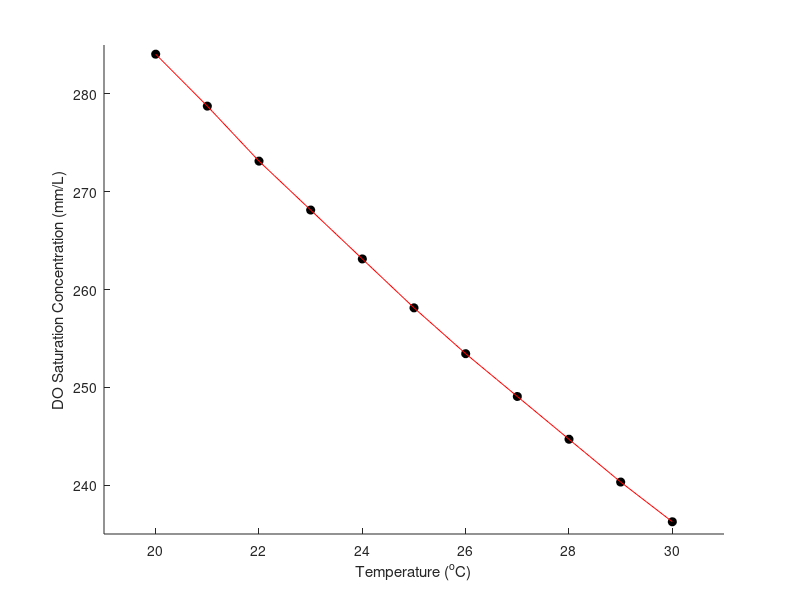

Write the MATLAB code that produced this figure. (Note: this script raises an error after producing the figure.)
% RBR_DO_Cal_June2022.m
% 29 June 2022

clear
more off

%%%%%%%%%%%%%%%%%%%%%%%%%%
%%% O2 Saturation Data %%%
%%%%%%%%%%%%%%%%%%%%%%%%%%

%%% O2 Saturation Data (temperature and corresponding concentration)
Tsat = [20:1:30] ;
DOsatmgL = [9.09 8.92 8.74 8.58 8.42 8.26 8.11 7.97 7.83 7.69 7.56] ;
DOsatmmL = (DOsatmgL/32)*1000 ; %%% Converting to umol/L

%%% Displaying O2 Saturation Data
figure();
hold on
plot(Tsat,DOsatmmL,'ko','MarkerFaceColor','k') ;
axis([19 31 235 285]) ;
xlabel('Temperature (^oC)');
ylabel('DO Saturation Concentration (mm/L)');

%%% Interpolating to fill temperature values
temp_interp = 20:0.1:30;
DO_interp = interp1(Tsat, DOsatmmL, temp_interp);
plot(temp_interp, DO_interp, 'r');

%%
%%%%%%%%%%%%%%%%%%%
%%% First Trial %%%
%%%%%%%%%%%%%%%%%%%

%%% load the data (first trial)
load 011721_20220627_1425.mat
T1 = RBR.data(:,2) ; %%% Temperature data
DO11 = RBR.data(:,1) ; %%% DO data
DO21 = RBR.data(:,12) ; %%% DO data (different unit)
tm1 = (1/6)*(0:1:length(T1)-1)' ; %%% Creating time vector

%%% Used to calculate e-folding time scale
nn = find((tm1>=750).*(tm1<=850)) ;
DO0 = mean(DO11(nn)) ;
t1 = 562 ;
t2 = 700 ;
nn = find((tm1>=t1).*(tm1<=t2)) ;

%%% Used to calculate scaling factor
t1_scaling = 435;
t2_scaling = 480;
mm = find((tm1>=t1_scaling).*(tm1<=t2_scaling));
mean_temp = mean(T1(mm));
mean_DO = mean(DO11(mm));

mean_DO_sat = interp1(Tsat, DOsatmmL, mean_temp);

disp('The Trial 1 scaling factor is ' + string(mean_DO_sat/mean_DO));

%%% Displaying data from Trial 1
figure('Renderer', 'painters', 'Position', [100 100 1000 700]);
sgtitle('First Trial')

%%% Temperature subplot
ax1 = subplot(2,1,1) ;
hold on
plot(tm1,T1,'k') ;
xline(t1, 'g')
xline(t2, 'r')
xline(t1_scaling, '--g')
xline(t2_scaling, '--r')
ylabel('Temperature (^oC)')

%%% DO subplot
ax2 = subplot(2,1,2) ;
hold on
plot(tm1,DO11,'k') ;
xline(t1, 'g')
xline(t2, 'r')
xline(t1_scaling, '--g')
xline(t2_scaling, '--r')
ylabel('DO (\mu mol/L)')
xlabel('time (s)')

linkaxes([ax1 ax2], 'x');

%%% Displaying data for e-folding time scale
figure();
plot(tm1(nn)-t1,log(DO11(nn)-DO0),'k')
hold on
x = tm1(nn)-t1;
%plot(x, log(DO11(nn(1)))-x./21, 'r')
p = polyfit(x, log(DO11(nn)-DO0), 1);
f = polyval(p, x);
plot(x, f, 'b');
xlabel('time (s)');

disp('The Trial 1 e-folding time scale is ' + string(-1/p(1)) + 's')


%%
%%%%%%%%%%%%%%%%%%%%
%%% Second Trial %%%
%%%%%%%%%%%%%%%%%%%%

%%% load the data (second trial)
load 011721_20220627_1447.mat
T1 = RBR.data(:,2) ;
DO11 = RBR.data(:,1) ;
DO21 = RBR.data(:,12) ;
tm1 = (1/6)*(0:1:length(T1)-1)' ;

%%% Used to find e-folding time scale
nn = find((tm1>=220).*(tm1<=320)) ;
DO0 = mean(DO11(nn)) ;
t1 = 92 ;
t2 = 250 ;
nn = find((tm1>=t1).*(tm1<=t2)) ;

%%% Used to calculate scaling factor
t1_scaling = 572;
t2_scaling = 613;
mm = find((tm1>=t1_scaling).*(tm1<=t2_scaling));
mean_temp = mean(T1(mm));
mean_DO = mean(DO11(mm));

mean_DO_sat = interp1(Tsat, DOsatmmL, mean_temp);

disp('The Trial 2 scaling factor is ' + string(mean_DO_sat/mean_DO));

%%% Displaying data from Trial 2
figure('Renderer', 'painters', 'Position', [100 100 1000 700]);
sgtitle('Second Trial')

%%% Temperature subplot
ax1 = subplot(2,1,1) ;
plot(tm1,T1,'k') ;
xline(t1, 'g')
xline(t2, 'r');
xline(t1_scaling, 'g--')
xline(t2_scaling, 'r--');
ylabel('Temperature (^oC)')

%%% DO subplot
ax2 = subplot(2,1,2) ;
hold on
plot(tm1,DO11,'k') ;
xline(t1, 'g')
xline(t2, 'r');
xline(t1_scaling, 'g--')
xline(t2_scaling, 'r--');
ylabel('DO (\mu mol/L)')
xlabel('time (s)')

linkaxes([ax1 ax2], 'x');

%%% Displaying data for e-folding time scale
figure();
plot(tm1(nn)-t1,log(DO11(nn)-DO0),'k')
hold on
x = tm1(nn)-t1;
%plot(x, log(DO11(nn(1)))-x./21, 'r')
p = polyfit(x, log(DO11(nn)-DO0), 1);
f = polyval(p, x);
plot(x, f, 'b');
xlabel('time (s)');

disp('The Trial 2 e-folding time scale is ' + string(-1/p(1)) + 's')
